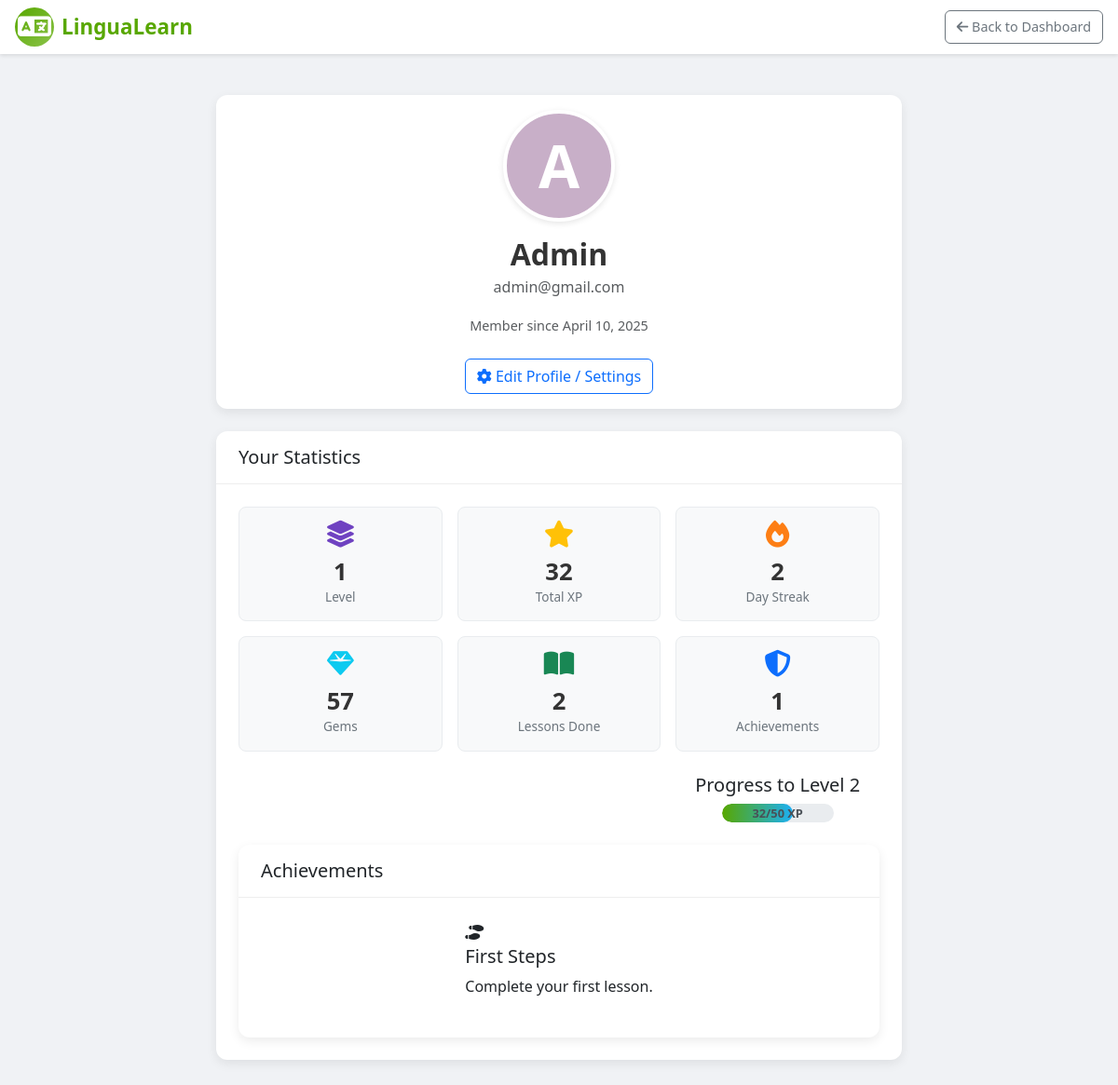
Screenshot of /profile (signed in) with the database file from the repository.
### tables this page shows
CREATE TABLE users (
                id INTEGER PRIMARY KEY AUTOINCREMENT,
                fullname TEXT NOT NULL,
                email TEXT UNIQUE NOT NULL,
                password TEXT NOT NULL,
                hearts INTEGER DEFAULT 5,
                last_heart_time TIMESTAMP DEFAULT CURRENT_TIMESTAMP,
                xp INTEGER DEFAULT 0,
                gems INTEGER DEFAULT 50, -- <<< CHANGED DEFAULT TO 50
                streak INTEGER DEFAULT 0,
                last_streak_update DATE,
                daily_progress INTEGER DEFAULT 0,
                daily_goal INTEGER DEFAULT 10,
                last_daily_reset DATE,
                join_date DATE DEFAULT CURRENT_DATE
            );

CREATE TABLE user_achievements (
            user_email TEXT NOT NULL,
            achievement_key TEXT NOT NULL,
            earned_at TIMESTAMP DEFAULT CURRENT_TIMESTAMP,
            PRIMARY KEY (user_email, achievement_key),
            FOREIGN KEY (user_email) REFERENCES users(email) ON DELETE CASCADE,
            FOREIGN KEY (achievement_key) REFERENCES achievements(achievement_key) ON DELETE CASCADE
        );

CREATE TABLE achievements (
            achievement_key TEXT PRIMARY KEY,
            name TEXT NOT NULL,
            description TEXT NOT NULL,
            icon TEXT,
            reward_xp INTEGER DEFAULT 0,
            reward_gems INTEGER DEFAULT 0,
            criteria_type TEXT NOT NULL,
            criteria_value INTEGER NOT NULL
        );

### app_test.py (the view)
@app.route('/profile')
def profile():
    if "user" not in session:
        flash("Please log in to view your profile.", "warning")
        return redirect(url_for('login'))
    user_email = session['user']
    user_info = get_user_data(user_email)
    if not user_info:
        flash("Could not retrieve your profile data.", "danger")
        session.pop('user', None)
        return redirect(url_for('login'))
    level, xp_percentage, next_level_xp = calculate_level_xp(user_info["xp"])
    profile_color = get_profile_color(user_info["fullname"] or user_info["email"])
    formatted_join_date = "Join date not recorded"
    try:
        if "join_date" in user_info.keys() and user_info["join_date"]:
            join_dt = datetime.strptime(user_info["join_date"], "%Y-%m-%d")
            formatted_join_date = f"Member since {join_dt.strftime('%B %d, %Y')}"
    except (KeyError, ValueError, TypeError): pass
    earned_achievements_list = []
    earned_achievements_count = 0 # Initialize count
    try:
        conn_ach = get_db_connection()
        if conn_ach:
             earned_rows = conn_ach.execute(
                  """SELECT ua.achievement_key, a.name, a.description, a.icon FROM user_achievements ua
                     JOIN achievements a ON ua.achievement_key = a.achievement_key
                     WHERE ua.user_email = ? ORDER BY ua.earned_at DESC""", (user_email,)
              ).fetchall()
             earned_achievements_list = [dict(row) for row in earned_rows]
             count_result = conn_ach.execute("SELECT COUNT(*) as count FROM user_achievements WHERE user_email = ?", (user_email,)).fetchone()
             earned_achievements_count = count_result['count'] if count_result else 0
             conn_ach.close()
    except Exception as e:
         print(f"Error fetching profile achievements: {e}")
    total_lessons_completed = 0
    try:
        conn_lessons = get_db_connection()
        if conn_lessons:
            count_result = conn_lessons.execute(
                "SELECT COUNT(DISTINCT lesson_id || '-' || language) as count FROM progress WHERE user_email = ? AND completed = 1",
                (user_email,)
            ).fetchone()
            total_lessons_completed = count_result['count'] if count_result else 0
            conn_lessons.close()
    except Exception as e:
        print(f"Error fetching completed lessons count for profile: {e}")
    profile_data = {
        "fullname": user_info["fullname"] or user_email,
        "email": user_email,
        "join_date_formatted": formatted_join_date,
        "profile_color": profile_color,
        "initial": (user_info["fullname"] or user_email)[0].upper(),
        "level": level,
        "xp": user_info["xp"],
        "xp_percentage": xp_percentage,
        "next_level_xp": next_level_xp,
        "streak": user_info["streak"],
        "gems": user_info["gems"],
        "earned_achievements": earned_achievements_list, # Pass the list for display later
        "achievements_count": earned_achievements_count, # <<< Pass the count
        "lessons_done_count": total_lessons_completed    # <<< Pass the count
    }
    return render_template("profile.html", **profile_data)

### app_test.py (called while the page is built)
def get_db_connection():
    conn = sqlite3.connect(DATABASE)
    conn.row_factory = sqlite3.Row
    conn.execute("PRAGMA foreign_keys = ON") # Ensure foreign key constraints are enforced
    return conn

def get_user_data(email):
    conn = get_db_connection()
    user = conn.execute("SELECT * FROM users WHERE email = ?", (email,)).fetchone()
    conn.close()
    return user

def get_profile_color(text):
    if not text: return "#cccccc" # Default grey
    hash_object = hashlib.md5(text.encode())
    hex_dig = hash_object.hexdigest()
    r = int(hex_dig[0:2], 16)
    g = int(hex_dig[2:4], 16)
    b = int(hex_dig[4:6], 16)
    r = min(200, max(50, r))
    g = min(200, max(50, g))
    b = min(200, max(50, b))
    return f"#{r:02x}{g:02x}{b:02x}"

### templates/profile.html (shortened to what this page needs)
<!DOCTYPE html>
<html lang="en">
<head>
    <link rel="stylesheet" href="https://cdn.jsdelivr.net/npm/bootstrap@5.3.0/dist/css/bootstrap.min.css">
    <link rel="stylesheet" href="https://cdnjs.cloudflare.com/ajax/libs/font-awesome/6.4.0/css/all.min.css">
    <link rel="stylesheet" href="{{ url_for('static', filename='css/dashboard.css') }}">
    <link rel="stylesheet" href="{{ url_for('static', filename='css/profile.css') }}">
</head>
<body>
    <nav class="app-navbar profile-nav">
        <div class="brand-container">
             <a href="{{ url_for('dashboard') }}" class="brand-link">
                <div class="brand-logo">
                    <i class="fas fa-language"></i>
                </div>
                <span class="brand-name">LinguaLearn</span>
            </a>
        </div>
        <div class="nav-controls">
             <a href="{{ url_for('dashboard') }}" class="btn btn-outline-secondary back-to-dash-btn">
                <i class="fas fa-arrow-left"></i> Back to Dashboard
             </a>
        </div>
    </nav>
    <div class="profile-container container mt-4">
        <div class="row justify-content-center">
            <div class="col-md-10 col-lg-8">
                <div class="card profile-header-card mb-4">
                    <div class="card-body text-center">
                        <div class="profile-icon-xlarge mb-3 mx-auto" style="background-color: {{ profile_color }};">
                            {{ initial }}
                        </div>
                        <h2 class="card-title mb-1">{{ fullname }}</h2>
                        <p class="text-muted mb-3">{{ email }}</p>
                        <p class="text-muted join-date">{{ join_date_formatted }}</p>
                        <a href="{{ url_for('settings') }}" class="btn btn-outline-primary mt-2">
                            <i class="fas fa-cog"></i> Edit Profile / Settings
                        </a>
                    </div>
                </div>
                <div class="card stats-card">
                    <div class="card-header">
                        <h3>Your Statistics</h3>
                    </div>
                    <div class="card-body">
                        <div class="row g-3 stats-grid">
                            <div class="col-6 col-md-4">
                                <div class="stat-item">
                                    <i class="fas fa-layer-group stat-icon level-icon"></i>
                                    <span class="stat-value">{{ level }}</span>
                                    <span class="stat-label">Level</span>
                                </div>
                            </div>
                            <div class="col-6 col-md-4">
                                <div class="stat-item">
                                    <i class="fas fa-star stat-icon xp-icon"></i>
                                    <span class="stat-value">{{ xp }}</span>
                                    <span class="stat-label">Total XP</span>
                                </div>
                            </div>
                             <div class="col-6 col-md-4">
                                <div class="stat-item">
                                    <i class="fas fa-fire stat-icon streak-icon"></i>
                                    <span class="stat-value">{{ streak }}</span>
                                    <span class="stat-label">Day Streak</span>
                                </div>
                            </div>
                            <div class="col-6 col-md-4">
                                <div class="stat-item">
                                    <i class="fas fa-gem stat-icon gems-icon"></i>
                                    <span class="stat-value">{{ gems }}</span>
                                    <span class="stat-label">Gems</span>
                                </div>
                            </div>
                            <div class="col-6 col-md-4">
                                <div class="stat-item {% if lessons_done_count == 0 %}disabled{% endif %}">
                                    <i class="fas fa-book-open stat-icon lessons-icon"></i>
                                    <span class="stat-value">{{ lessons_done_count }}</span>
                                    <span class="stat-label">Lessons Done</span>
                                </div>
                            </div>
                            <div class="col-6 col-md-4">
                               <div class="stat-item {% if achievements_count == 0 %}disabled{% endif %}">
                                   <i class="fas fa-shield-alt stat-icon achievements-icon"></i>
                                   <span class="stat-value">{{ achievements_count }}</span>
                                   <span class="stat-label">Achievements</span>
                            </div>
                            <div class="xp-progress-section mt-4">
                                <h5 class="text-center mb-2">Progress to Level {{ level + 1 }}</h5>
                                <div class="xp-bar-container profile-xp-bar">
                                    <div class="xp-bar" style="width: {{ xp_percentage }}%"></div>
                                    <span class="xp-text">{{ xp }}/{{ next_level_xp }} XP</span>
                                </div>
                            </div>
                    </div>
                </div>
                <div class="card achievements-card mt-4">
                    <div class="card-header">
                        <h3>Achievements</h3>
                    </div>
                    <div class="card-body achievement-list">
                        {% if earned_achievements %}
                            {% for ach in earned_achievements %}
                                <div class="achievement-item">
                                    <div class="achievement-icon">
                                        {% if ach.icon %}
                                            <i class="{{ ach.icon }}"></i>
                                        {% else %}
                                            <i class="fas fa-trophy"></i>
                                        {% endif %}
                                    </div>
                                    <div class="achievement-details">
                                        <h5 class="achievement-name">{{ ach.name }}</h5>
                                        <p class="achievement-desc">{{ ach.description }}</p>
                                    </div>
                                </div>
                            {% endfor %}
                        {% else %}
                            <p class="text-center text-muted py-3">No achievements earned yet. Keep learning!</p>
                        {% endif %}
                    </div>
                </div>
            </div>
        </div>
    </div>
</body>
</html>

### static/css/dashboard.css (style rules this page uses)
:root { --primary-color: #58a700; --secondary-color: #1cb0f6; --accent-color: #ffc800; --danger-color: #ff2e4d; --light-color: #f8f9fa; --dark-color: #1a1a1a; --gray-color: #6c757d; --border-radius: 16px; --box-shadow: 0 4px 12px rgba(0, 0, 0, 0.1); --transition: all 0.3s cubic-bezier(0.25, 0.8, 0.25, 1); }
body { font-family: 'Segoe UI', 'Roboto', sans-serif; background-color: #f8f9fa; color: var(--dark-color); line-height: 1.6; margin: 0; padding: 0; }
.app-navbar { display: flex; justify-content: space-between; align-items: center; padding: 0.8rem 2rem; background-color: white; box-shadow: var(--box-shadow); position: sticky; top: 0; z-index: 1000; }
.brand-container { display: flex; align-items: center; gap: 1.5rem; }
.brand-logo { width: 42px; height: 42px; background: linear-gradient(135deg, var(--primary-color), #8bc34a); color: white; border-radius: 50%; display: flex; align-items: center; justify-content: center; font-size: 1.3rem; }
.brand-name { font-size: 1.5rem; font-weight: 700; color: var(--primary-color); }
.xp-bar-container { position: relative; width: 120px; height: 8px; background-color: #e0e0e0; border-radius: 4px; overflow: hidden; }
.xp-bar { height: 100%; background: linear-gradient(90deg, var(--primary-color), var(--secondary-color)); border-radius: 4px; transition: width 0.5s ease; }
.xp-text { position: absolute; top: -20px; width: 100%; font-size: 0.7rem; text-align: center; color: var(--gray-color); }
.nav-controls { display: flex; align-items: center; gap: 1.5rem; }

### rows the page displays
users: fullname "Admin"
user_achievements: name "First Steps", description "Complete your first lesson."

### other values shown
{{ initial }} "A"
{{ email }} "admin@gmail.com"
{{ join_date_formatted }} "Member since April 10, 2025"
{{ level }} "1"
{{ xp }} "32"
{{ streak }} "2"
{{ gems }} "57"
{{ lessons_done_count }} "2"
{{ achievements_count }} "1"
{{ level + 1 }} "2"
{{ next_level_xp }} "50"
